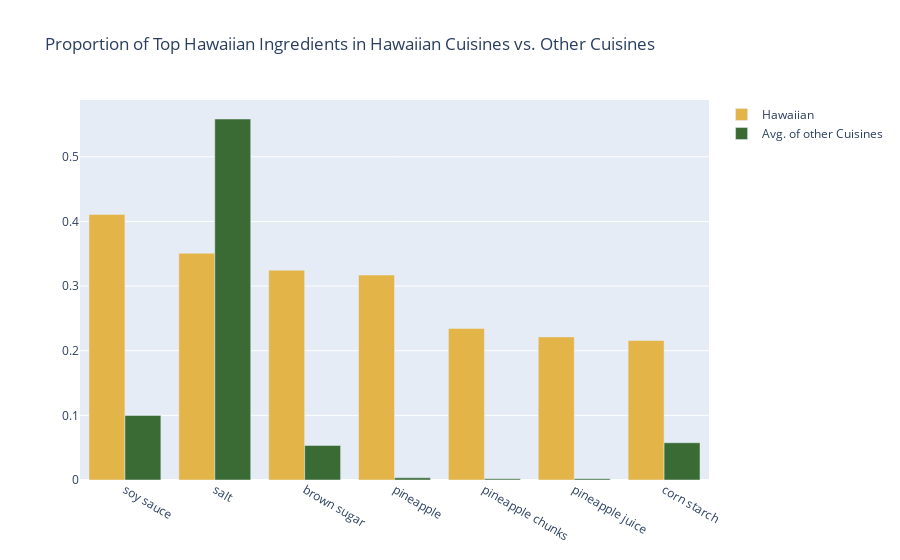

Notebook source saved alongside this figure:
### Code cell
# find occurences of top k ingredients in all other cuisines
hawaiian_ingredient_in_cuisines = pd.DataFrame(columns=top_hawaiian_ingredients,index=CUISINES)
hawaiian_ingredient_in_cuisines.iloc[:] = 0
for id, f_row in food_df.iterrows():
    for hawaiian_ingredient in top_hawaiian_ingredients:
        if hawaiian_ingredient in f_row.ingredients: 
            for cur_cus in CUISINES:
                if f_row[cur_cus] == 1:
                    hawaiian_ingredient_in_cuisines.loc[cur_cus,hawaiian_ingredient] += 1
for cus in dict_cuisine_freq:
    hawaiian_ingredient_in_cuisines.loc[cus] =  hawaiian_ingredient_in_cuisines.loc[cus] / dict_cuisine_freq[cus]
hawaiian_ingredient_in_other_cuisines = hawaiian_ingredient_in_cuisines.loc[np.delete(CUISINES,np.where(CUISINES=='Hawaiian'))]
fig4 = go.Figure(data=[
    go.Bar(name='Hawaiian', 
        x=hawaiian_ingredient_in_cuisines.loc['Hawaiian'].keys(), 
        y=hawaiian_ingredient_in_cuisines.loc['Hawaiian'],
        marker=dict(
            color='#E3B448',
        )
    ),
    go.Bar(name='Avg. of other Cuisines', 
        x=hawaiian_ingredient_in_other_cuisines.keys(), 
        y=hawaiian_ingredient_in_other_cuisines.mean(axis=0),
        marker=dict(
            color='#3A6B35',
        )
    )
])
fig4.update_layout(
    title_text="Proportion of Top Hawaiian Ingredients in Hawaiian Cuisines vs. Other Cuisines"
)
fig4.show()

### Figure 1 — Plotly figure (JSON) as saved in the notebook; plotly's stock layout.template omitted (floating-point values rounded to 4 significant figures)
{"data": [{"marker": {"color": "#E3B448"}, "name": "Hawaiian", "type": "bar", "x": ["soy sauce", "salt", "brown sugar", "pineapple", "pineapple chunks", "pineapple juice", "corn starch"], "y": [0.4109, 0.3508, 0.3246, 0.3171, 0.2345, 0.2214, 0.2158]}, {"marker": {"color": "#3A6B35"}, "name": "Avg. of other Cuisines", "type": "bar", "x": ["soy sauce", "salt", "brown sugar", "pineapple", "pineapple chunks", "pineapple juice", "corn starch"], "y": [0.0999, 0.5585, 0.05348, 0.003418, 0.001843, 0.002019, 0.05764]}], "layout": {"title": {"text": "Proportion of Top Hawaiian Ingredients in Hawaiian Cuisines vs. Other Cuisines"}}}
